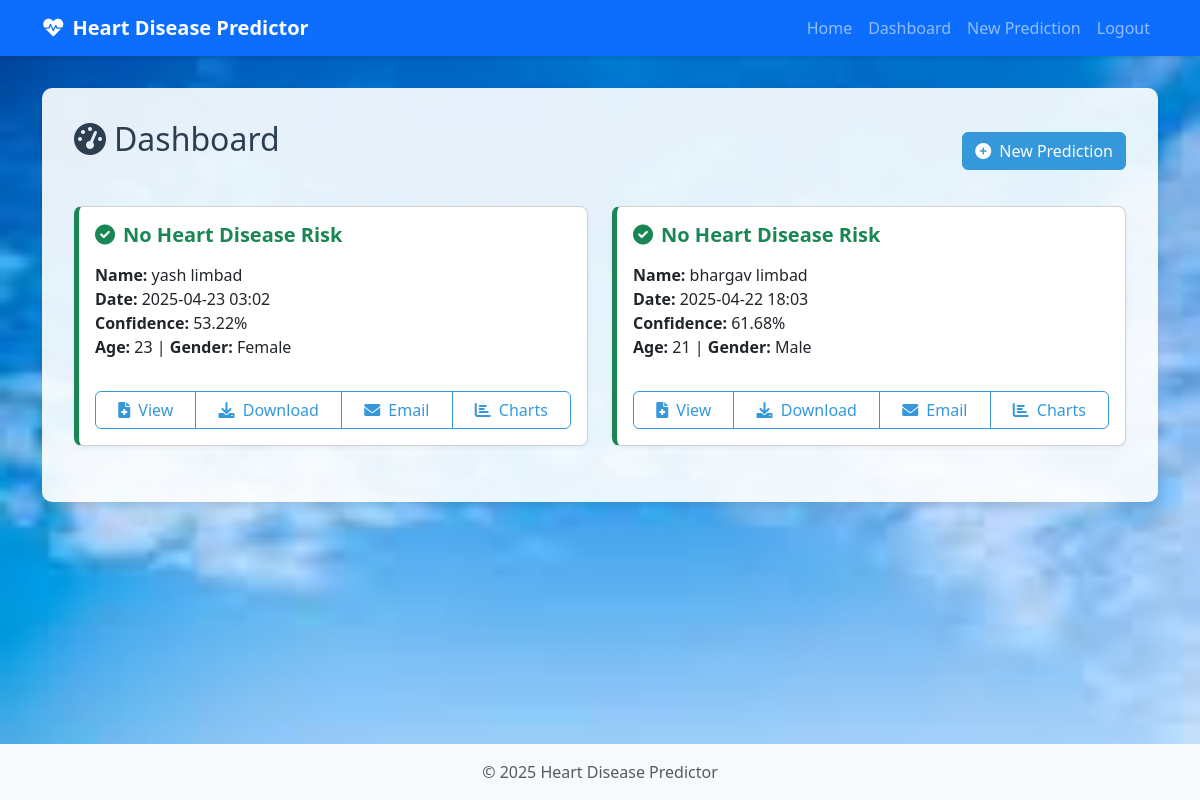
The page /dashboard (signed in) on the database its author committed.
### app/models.py (models this page shows, shortened)
class Report(db.Model):
    id = db.Column(db.Integer, primary_key=True)
    name = db.Column(db.String, unique=False, nullable=False)
    user_id = db.Column(db.Integer, db.ForeignKey('user.id'), nullable=False)
    timestamp = db.Column(db.DateTime, default=datetime.utcnow)
    prediction = db.Column(db.Boolean, nullable=False)  # True for heart disease, False for no heart disease
    confidence = db.Column(db.Float)  # Prediction confidence
    age = db.Column(db.Integer, nullable=False)
    gender = db.Column(db.Integer, nullable=False)  # 1 for male, 0 for female
    cp = db.Column(db.Integer, nullable=False)  # chest pain type
    trestbps = db.Column(db.Integer, nullable=False)  # resting blood pressure
    chol = db.Column(db.Integer, nullable=False)  # serum cholesterol
    fbs = db.Column(db.Integer, nullable=False)  # fasting blood sugar
    restecg = db.Column(db.Integer, nullable=False)  # resting electrocardiographic results
    thalach = db.Column(db.Integer, nullable=False)  # maximum heart rate achieved
    exang = db.Column(db.Integer, nullable=False)  # exercise induced angina
    oldpeak = db.Column(db.Float, nullable=False)  # ST depression induced by exercise
    slope = db.Column(db.Integer, nullable=False)  # slope of the peak exercise ST segment
    ca = db.Column(db.Integer, nullable=False)  # number of major vessels colored by fluoroscopy
    thal = db.Column(db.Integer, nullable=False)  # thalassemia

### app/routes.py (the view)
@main.route('/dashboard')
@login_required
def dashboard():
    reports = Report.query.filter_by(user_id=current_user.id).order_by(Report.timestamp.desc()).all()
    return render_template('dashboard.html', title='Dashboard', reports=reports)

### app/models.py (called while the page is built)
@login_manager.user_loader
def load_user(user_id):
    return User.query.get(int(user_id))

### app/templates/dashboard.html (shortened to what this page needs)
{% extends "base.html" %}
{% block styles %}
<link rel="stylesheet" href="{{ url_for('static', filename='css/dashboard.css') }}">
{% endblock %}
{% block content %}
<div class="dashboard-card">
    <div class="d-flex justify-content-between align-items-center mb-4">
        <h2><i class="fas fa-tachometer-alt me-2"></i>Dashboard</h2>
        <a href="{{ url_for('prediction.predict') }}" class="btn btn-primary">
            <i class="fas fa-plus-circle me-2"></i>New Prediction
        </a>
    </div>
    {% if reports %}
        <div class="row">
            {% for report in reports %}
                <div class="col-md-6 mb-4">
                    <div class="card report-card {% if report.prediction %}risk-high{% else %}risk-low{% endif %}">
                        <div class="card-body">
                            <h5 class="card-title">
                                {% if report.prediction %}
                                    <span class="text-danger">
                                        <i class="fas fa-exclamation-triangle me-2"></i>Heart Disease Risk
                                    </span>
                                {% else %}
                                    <span class="text-success">
                                        <i class="fas fa-check-circle me-2"></i>No Heart Disease Risk
                                    </span>
                                {% endif %}
                            </h5>
                            <p class="card-text">
                                <strong>Name:</strong> {{ report.name }} <br>
                                <strong>Date:</strong> {{ report.timestamp.strftime('%Y-%m-%d %H:%M') }}<br>
                                <strong>Confidence:</strong> {{ (report.confidence * 100)|round(2) }}%<br>
                                <strong>Age:</strong> {{ report.age }} |
                                <strong>Gender:</strong> {% if report.gender == 1 %}Male{% else %}Female{% endif %}
                            </p>
                            <div class="btn-group w-100" role="group">
                                <a href="{{ url_for('prediction.view_report', report_id=report.id) }}" class="btn btn-outline-primary">
                                    <i class="fas fa-file-medical me-1"></i> View
                                </a>
                                <a href="{{ url_for('prediction.download_report', report_id=report.id) }}" class="btn btn-outline-primary">
                                    <i class="fas fa-download me-1"></i> Download
                                </a>
                                <button class="btn btn-outline-primary email-report" data-report-id="{{ report.id }}">
                                    <i class="fas fa-envelope me-1"></i> Email
                                </button>
                                <a href="{{ url_for('prediction.chart', report_id=report.id) }}" class="btn btn-outline-primary">
                                    <i class="fas fa-chart-bar me-1"></i> Charts
                                </a>
                            </div>
                        </div>
                    </div>
                </div>
            {% endfor %}
        </div>
    {% else %}
        <div class="alert alert-info">
            <i class="fas fa-info-circle me-2"></i>You don't have any prediction reports yet.
            <a href="{{ url_for('prediction.predict') }}">Create your first prediction</a>.
        </div>
    {% endif %}
</div>
{% endblock %}

### app/templates/base.html (shortened to what this page needs)
<!DOCTYPE html>
<html lang="en">
<head>
    <link href="https://cdn.jsdelivr.net/npm/bootstrap@5.3.0/dist/css/bootstrap.min.css" rel="stylesheet">
    <link rel="stylesheet" href="https://cdnjs.cloudflare.com/ajax/libs/font-awesome/6.0.0/css/all.min.css">
    <link rel="stylesheet" href="{{ url_for('static', filename='css/main.css') }}">
    {% block styles %}{% endblock %}
</head>
<body>
    <nav class="navbar navbar-expand-lg navbar-dark bg-primary">
        <div class="container">
            <a class="navbar-brand" href="{{ url_for('main.index') }}">
                <i class="fas fa-heartbeat me-2"></i>Heart Disease Predictor
            </a>
            <div class="collapse navbar-collapse" id="navbarNav">
                <ul class="navbar-nav ms-auto">
                    <li class="nav-item">
                        <a class="nav-link" href="{{ url_for('main.index') }}">Home</a>
                    </li>
                    {% if current_user.is_authenticated %}
                        <li class="nav-item">
                            <a class="nav-link" href="{{ url_for('main.dashboard') }}">Dashboard</a>
                        </li>
                        <li class="nav-item">
                            <a class="nav-link" href="{{ url_for('prediction.predict') }}">New Prediction</a>
                        </li>
                        <li class="nav-item">
                            <a class="nav-link" href="{{ url_for('auth.logout') }}">Logout</a>
                        </li>
                    {% endif %}
                </ul>
            </div>
        </div>
    </nav>
    <main>
        <div class="container mt-4">
            {% block content %}{% endblock %}
        </div>
    </main>
    <footer class="footer mt-5 py-3 bg-light">
        <div class="container text-center">
            <span class="text-muted">© 2025 Heart Disease Predictor</span>
        </div>
    </footer>
</body>
</html>

### app/static/css/main.css (style rules this page uses)
:root { --primary-color: #3498db; --secondary-color: #2c3e50; --success-color: #2ecc71; --danger-color: #e74c3c; --warning-color: #f39c12; --info-color: #3498db; --light-color: #ecf0f1; --dark-color: #2c3e50; }
body { font-family: 'Segoe UI', Tahoma, Geneva, Verdana, sans-serif; min-height: 100vh; display: flex; flex-direction: column; }
main { flex: 1; }
.footer { margin-top: auto; }
.btn-primary { background-color: var(--primary-color); border-color: var(--primary-color); }
.card { transition: transform 0.3s ease, box-shadow 0.3s ease; }
.navbar { box-shadow: 0 2px 4px rgba(0, 0, 0, 0.1); }
.navbar-brand { font-weight: bold; }

### app/static/css/dashboard.css (style rules this page uses)
.dashboard-card { border-radius: 10px; box-shadow: 0 4px 6px rgba(0, 0, 0, 0.1); padding: 2rem; }
.dashboard-card h2 { color: #2c3e50; margin-bottom: 1.5rem; }
.report-card { border-radius: 8px; box-shadow: 0 2px 4px rgba(0, 0, 0, 0.05); transition: transform 0.3s ease, box-shadow 0.3s ease; }
.risk-low { border-left: 5px solid #2ecc71; }
.card-title { font-weight: 600; margin-bottom: 1rem; }
.btn-group { margin-top: 1rem; }
.btn-outline-primary { color: #3498db; border-color: #3498db; }

### rows shown on the page
Report: prediction False (drawn), name "yash limbad", timestamp "2025-04-23 03:02", (report.confidence*100)|round(2) "53.22", age "23", gender "Female"
Report: prediction False (drawn), name "bhargav limbad", timestamp "2025-04-22 18:03", (report.confidence*100)|round(2) "61.68", age "21", gender "Male"
